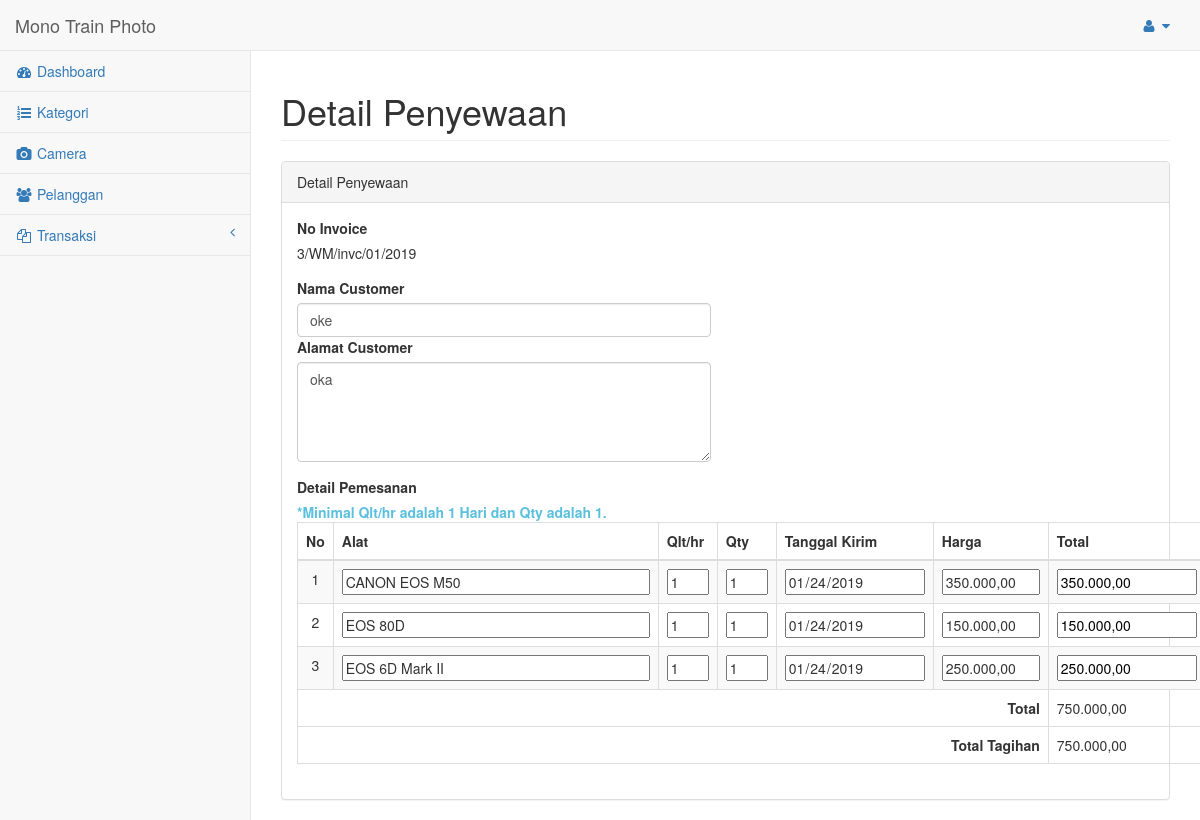
The page /main/index.php?view=penyewaan_detail&id_sewa=3&edit=false (signed in) on the database its author committed.
### tables this page shows
CREATE TABLE `sewa` (
  `sewa_id` int(100) NOT NULL,
  `sewa_id_user` int(100) NOT NULL,
  `sewa_status` int(2) NOT NULL,
  `sewa_invoice` varchar(100) NOT NULL,
  `sewa_customer` varchar(100) NOT NULL,
  `sewa_alamat` text NOT NULL
);

CREATE TABLE `detail_sewa` (
  `id_sewa` int(100) NOT NULL,
  `id_ab` int(100) NOT NULL,
  `jumlah_jam` int(100) NOT NULL,
  `qty` int(100) NOT NULL,
  `tanggal_kirim` date NOT NULL,
  `harga` int(100) NOT NULL,
  `total` int(100) NOT NULL,
  `status_peminjaman` int(100) NOT NULL COMMENT '0 : Dalam masa penyewaan 1 : dikembalikan'
);

CREATE TABLE `camera` (
  `cm_id` int(100) NOT NULL,
  `cm_nama` varchar(100) NOT NULL,
  `cm_harga` int(100) NOT NULL,
  `cm_keterangan` text NOT NULL,
  `cm_status` int(10) NOT NULL,
  `cm_kategori_id` int(100) NOT NULL,
  `cm_foto` varchar(100) DEFAULT NULL,
  `cm_jumlah_ketersediaan` int(100) NOT NULL
);

### main/template/page.php (called while the page is built)
<?php
include_once 'header.php';
include_once 'footer.php';
?>

### main/proses/penyewaan/detail.php (the view, shortened to what this page needs)
<?php include_once 'template/menu/menu_admin.php';
$detail_sewa = mysql_fetch_array(mysql_query("SELECT * FROM sewa s
	join detail_sewa ds on ds.id_sewa = s.sewa_id
	join camera ab on ab.cm_id = ds.id_ab where s.sewa_id = '$_GET[id_sewa]'
	"));
function rupiah($jml) {
	$int = number_format($jml, 2, ',','.');
	return $int;
}
?>
<div id="page-wrapper">
	<div class="row">
		<div class="col-lg-12">
			<h1 class="page-header">Detail Penyewaan</h1>
		</div>
	</div>
	<div class="row">
		<div class="col-lg-12">
			<div class="panel panel-default">
				<div class="panel-heading">
					Detail Penyewaan
				</div>
				<div class="panel-body">
					<div class="row">
						<div class="col-lg-6">
							<form role="form" method="post" action="index.php?view=penyewaan_edit_process" onsubmit="cekForm()">
								<div class="form-group">
									<label>No Invoice</label>
									<p><?php echo $detail_sewa['sewa_invoice'];?></p>
								</div>
								<div class="form-group">
									<label>Nama Customer</label>
									<input type="text" value="<?php echo $detail_sewa['sewa_customer'];?>" class="form-control" name="sewa_customer" placeholder="Nama Customer"
								</div>
								<div class="form-group">
									<label>Alamat Customer</label>
									 <textarea style="height:100px" type="text" class="form-control" name="sewa_alamat" placeholder="Alamat Customer" required="" ><?php echo $detail_sewa['sewa_alamat'];?></textarea>
								</div>
								<div class="form-group">
									<label>Detail Pemesanan</label>
									<div class="form-group">
										<span style="color:#5bc0de"><b>*Minimal Qlt/hr adalah 1 Hari dan Qty adalah 1.</b></span>
		<table id="tableAlatBerat" class="table table-striped table-bordered table-hover">
			<thead>
				<tr>
					<th>No</th>
					<th>Alat</th>
					<th>Qlt/hr</th>
					<th>Qty</th>
					<th>Tanggal Kirim</th>
					<th>Harga</th>
					<th>Total</th>
				</tr>
			</thead>
			<tbody>
				<?php
				$total = 0;
				$no =1;
				$number=1;
				$qry = mysql_query("SELECT * from sewa s join detail_sewa ds on ds.id_sewa = s.sewa_id join camera ab on ab.cm_id = ds.id_ab where sewa_id = '$_GET[id_sewa]'");
				while ($list = mysql_fetch_array($qry)) {
					if ($_GET['edit']=='true') {
						?>
						<tr class="<?php echo ($number % 2!=0) ? 'even' : 'odd'?> barang_tr barang_tr_new">
							<td style="width: 2%" align="center"><?php echo $no++?></td>
							<td align='center'><input readonly="" type='text' style='width: 18em' class='service' id='namaAlat_<?php echo $number?>' value="<?php echo $list['cm_nama'];?>"></td>
							<td style='width: 10%' align='center'><input readonly="" style='width: 3em'  type='text' id='detail_jml_jam<?php echo $number?>' value="<?php echo $list['jumlah_jam']?>"></td>
							<td style='width: 10%' align='center'><input readonly="" style='width: 3em'  type='text'    id='detail_qty<?php echo $number?>' value="<?php echo $list['qty']?>"></td>
							<td style='width: 10%' align='center'><input readonly="" style='width: 10em'  type='date' id='detail_tgl_kirim<?php echo $number?>' value="<?php echo $list['tanggal_kirim']?>"></td>
							<td style='width: 10%' align='center'><input readonly="" style='width: 7em' type='text' class='service' id='detail_harga_<?php echo $number?>' value="<?php echo currencyToNumber($list['harga']);?>">
							</td>
							<td style='width: 10%;' align='center'><input readonly="" style='width: 10em;color:black;' type='text' class='service' readonly="" id='total_html_<?php echo $number?>' value="<?php echo rupiah($list['jumlah_jam']*$list['qty']*$list['harga']);?>"></td>
							<td style='width: 10%' align='center'>
							</td>
						</tr>
					<?php } else { ?>
							<tr class="<?php echo ($number % 2!=0) ? 'even' : 'odd';?> barang_tr barang_tr_new">
								<td style="width: 2%" align="center"><?php echo $no++?></td>
								<td align="center">
									<input readonly="" type="text" style="width: 22em" class="service ui-autocomplete-input"  value="<?php echo $list['cm_nama']?>">
								</td>
								<td style="width: 10%" align="center">
									<input readonly="" style="width: 3em"  type="text" name="sewa_[<?php echo $number?>][detail_jml_jam]" value="<?php echo $list['jumlah_jam']?>">
								</td>
								<td style="width: 10%" align="center">
									<input readonly="" style="width: 3em" value="<?php echo $list['qty']?>" onkeyup="Angka2(this, 1)"  readonly="" type="text" name="sewa_[<?php echo $number?>][detail_qty]" id="detail_qty1">
								</td>
								<td style="width: 10%" align="center">
									<input readonly="" style="width: 10em"   type="date" name="sewa_[<?php echo $number?>][detail_tgl_kirim]" required="" id="detail_tgl_kirim1" value="<?php echo $list['tanggal_kirim']?>">
								</td>
								<td style="width: 10%" align="center">
									<input style="width: 7em" type="text" class="service" name="sewa_[<?php echo $number?>][detail_harga]" readonly="" id="detail_harga_1" value="<?php echo rupiah($list['harga']);?>">
								</td>
								<td style="width: 10%;" align="center">
									<input style="width: 10em;color:black;" type="text" class="service" name="sewa_[<?php echo $number?>][detail_total]" readonly="" id="total_html_1" value="<?php echo rupiah($list['jumlah_jam']*$list['qty']*$list['harga']);?>">
								</td>
							</tr>
						<?php } ?>
						<?php
						$number++;
						$total += $list['jumlah_jam']*$list['qty']*$list['harga'];
					}
					$nilaitotal = $total;
					?>
				</tbody>
				<tfoot>
					<tr>
						<td colspan="6" align="right"><b>Total</b></td>
						<td><span id="Total"><?php echo rupiah($total);?></span></td>
					</tr>
					<tr>
						<td colspan="6" align="right"><b>Total Tagihan</b></td>
						<td><span id="total_tagihan"><?php echo rupiah($nilaitotal);?></span></td>
					</tr>
				</tfoot>
			</table>
										</div>
									</div>
								</form>
							</div>
						</div>
					</div>
				</div>
			</div>
		</div>
	</div>
	<?php include_once 'template/footer.php';?>

### rows shown on the page
sewa: sewa_invoice "3/WM/invc/01/2019", sewa_customer "oke", sewa_alamat "oka"
detail_sewa: id_ab.cm_nama "CANON EOS M50", jumlah_jam "1", qty "1", tanggal_kirim "01/24/2019", harga "350.000,00", jumlah_jam+qty+harga "350.000,00"
detail_sewa: id_ab.cm_nama "EOS 80D", jumlah_jam "1", qty "1", tanggal_kirim "01/24/2019", harga "150.000,00", jumlah_jam+qty+harga "150.000,00"
detail_sewa: id_ab.cm_nama "EOS 6D Mark II", jumlah_jam "1", qty "1", tanggal_kirim "01/24/2019", harga "250.000,00", jumlah_jam+qty+harga "250.000,00"

### other values the page prints
rupiah($total) "750.000,00"
rupiah($nilaitotal) "750.000,00"
